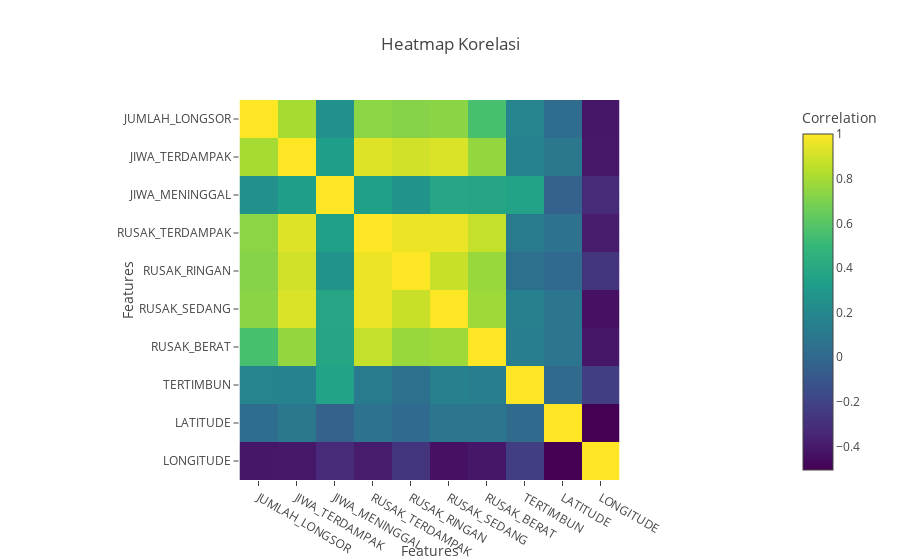

Notebook cell for this chart:
### Code cell
# Calculate correlation matrix
correlation_matrix = df[selected_features].corr()

# Plot heatmap using Plotly Express
fig = px.imshow(correlation_matrix,
                labels=dict(x="Features", y="Features", color="Correlation"),
                x=selected_features,
                y=selected_features,
                color_continuous_scale="viridis",
                title="Heatmap Korelasi")

fig.show()

print("Visualisasi ini memberikan gambaran distribusi univariat dari setiap variabel dalam dataset. Histogram menunjukkan sebaran nilai-nilai di setiap variabel, dan kernel density estimation (KDE) memberikan perkiraan kurva distribusi.")

### Figure 1 — Plotly figure (JSON) as saved in the notebook; plotly's stock layout.template omitted (floating-point values rounded to 4 significant figures)
{"data": [{"coloraxis": "coloraxis", "hovertemplate": "Features: %{x}<br>Features: %{y}<br>Correlation: %{z}<extra></extra>", "name": "0", "type": "heatmap", "x": ["JUMLAH_LONGSOR", "JIWA_TERDAMPAK", "JIWA_MENINGGAL", "RUSAK_TERDAMPAK", "RUSAK_RINGAN", "RUSAK_SEDANG", "RUSAK_BERAT", "TERTIMBUN", "LATITUDE", "LONGITUDE"], "xaxis": "x", "y": ["JUMLAH_LONGSOR", "JIWA_TERDAMPAK", "JIWA_MENINGGAL", "RUSAK_TERDAMPAK", "RUSAK_RINGAN", "RUSAK_SEDANG", "RUSAK_BERAT", "TERTIMBUN", "LATITUDE", "LONGITUDE"], "yaxis": "y", "z": [[1, 0.7981, 0.2536, 0.7351, 0.722, 0.733, 0.5547, 0.1759, 0.02756, -0.4106], [0.7981, 1, 0.3333, 0.9299, 0.8976, 0.9176, 0.7538, 0.1634, 0.09439, -0.4046], [0.2536, 0.3333, 1, 0.3466, 0.2625, 0.3822, 0.3791, 0.3556, -0.03714, -0.3265], [0.7351, 0.9299, 0.3466, 1, 0.9607, 0.961, 0.8688, 0.1122, 0.05879, -0.3891], [0.722, 0.8976, 0.2625, 0.9607, 1, 0.8785, 0.7667, 0.05091, 0.009801, -0.2778], [0.733, 0.9176, 0.3822, 0.961, 0.8785, 1, 0.7785, 0.1487, 0.08707, -0.437], [0.5547, 0.7538, 0.3791, 0.8688, 0.7667, 0.7785, 1, 0.1311, 0.08414, -0.4115], [0.1759, 0.1634, 0.3556, 0.1122, 0.05091, 0.1487, 0.1311, 1, 0.01395, -0.2276], [0.02756, 0.09439, -0.03714, 0.05879, 0.009801, 0.08707, 0.08414, 0.01395, 1, -0.505], [-0.4106, -0.4046, -0.3265, -0.3891, -0.2778, -0.437, -0.4115, -0.2276, -0.505, 1]]}], "layout": {"coloraxis": {"colorbar": {"title": {"text": "Correlation"}}, "colorscale": [[0, "#440154"], [0.1111, "#482878"], [0.2222, "#3e4989"], [0.3333, "#31688e"], [0.4444, "#26828e"], [0.5556, "#1f9e89"], [0.6667, "#35b779"], [0.7778, "#6ece58"], [0.8889, "#b5de2b"], [1, "#fde725"]]}, "title": {"text": "Heatmap Korelasi"}, "xaxis": {"anchor": "y", "constrain": "domain", "domain": [0, 1], "scaleanchor": "y", "title": {"text": "Features"}}, "yaxis": {"anchor": "x", "autorange": "reversed", "constrain": "domain", "domain": [0, 1], "title": {"text": "Features"}}}}
